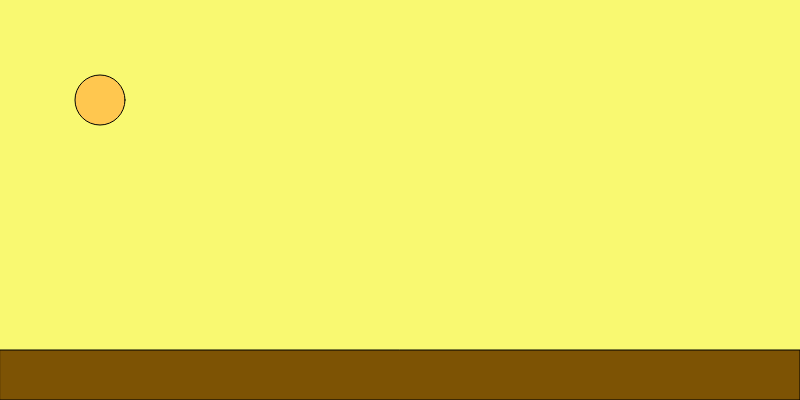
Frame 1 (no input)
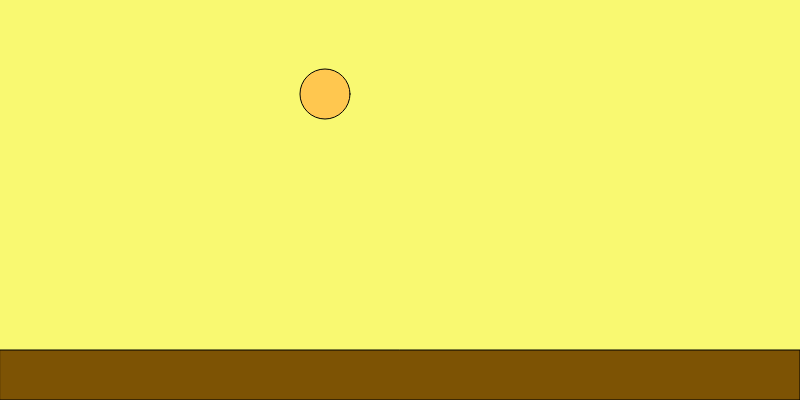
Frame 60 (no input)
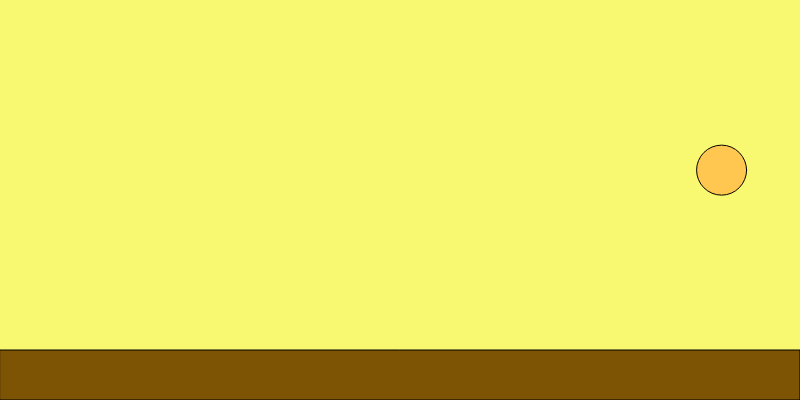
Frame 120 (the mouse pressed at the canvas centre since frame 60)

The p5.js sketch that drew these frames (run headless with seeded random() and noise() and a simulated clock; from frame 60 on, the mouse is pressed at the canvas centre):

// p5.js sketch
// ── sketch.js
//Declara as variáveis das posições e das velocidades do círculo
let posx=100,posy=100,velx=20, vely=20;

//Declara a gravidade e o coeficiente de restituição
let gravidade=1, e=0.9;

function setup() {
  //Cria a tela
  createCanvas(800, 400);
}

function draw() {
  //Dar cor ao plano de fundo
  background(249, 249, 113);
  
  //Desenha o círculo
  fill (255, 199, 79);
  circle (posx,posy,50);
  
  //Desenha o chão
  fill (125, 83, 4);
  rect (0,350,800,50);
  
  //Aplica o movimento horizontal
  posx = posx + velx;
  
  //Aplica o movimento vertical
  vely = vely + gravidade;
  posy = posy + vely;
  
  //Aplica a colisão no eixo x
  if (posx>775){
    posx = 775;
    velx = -e * velx;
  }
  if (posx<25){
    posx = 25;
    velx = -e * velx;
  }
  
  //Aplica a colisão no eixo y
  if (posy>325){
      posy = 325;
      vely = -e * vely;
  }
  if (posy<25){
    posy = 25;
    vely = -e * vely;
  }
}
